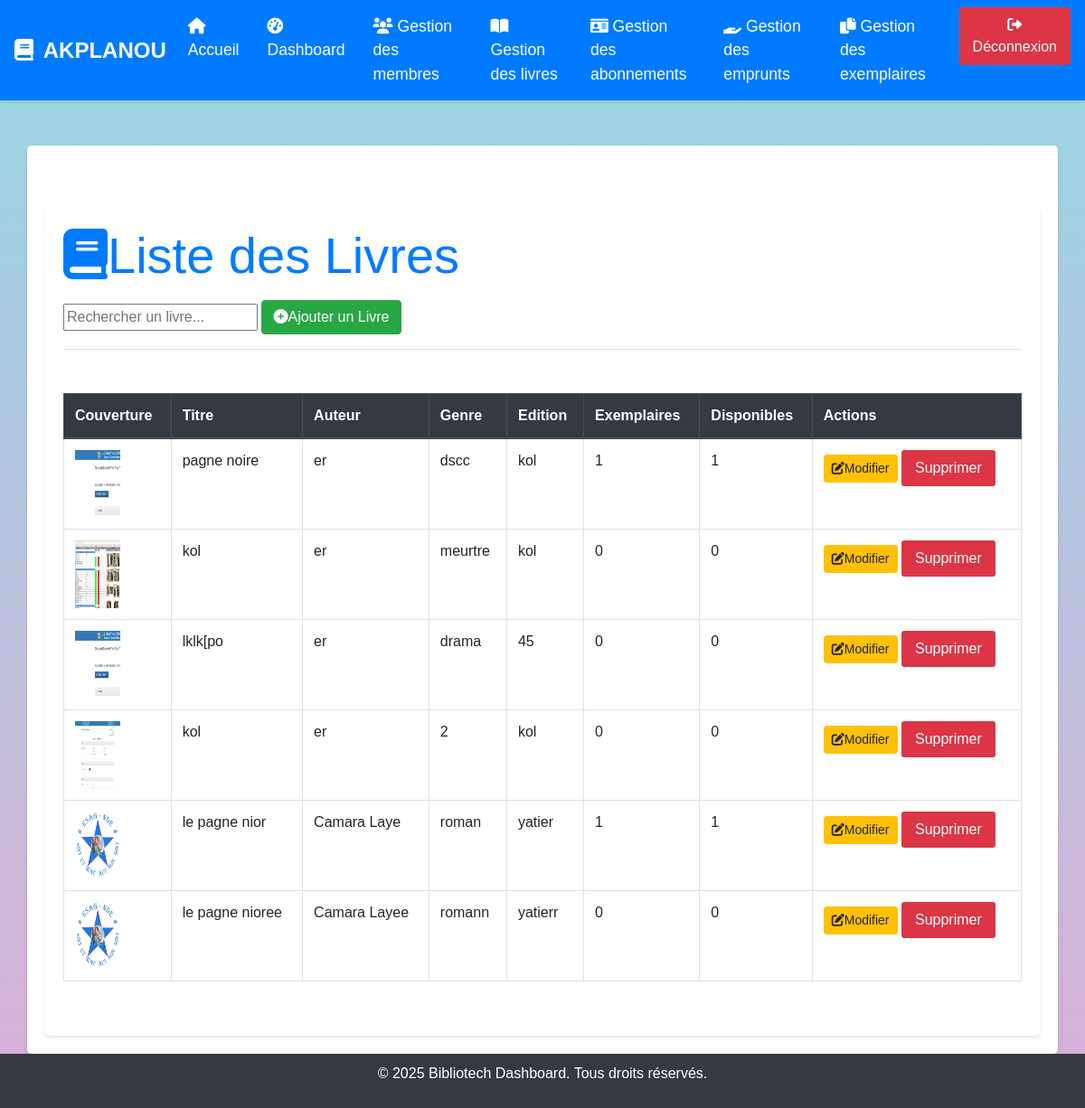
/livres/ (signed in), run on the app's committed database.
### gestion/models.py (models this page shows, shortened)
class Livre(models.Model):
    titre = models.CharField(max_length=200)
    auteur = models.CharField(max_length=100)
    isbn = models.CharField(max_length=13)
    edition = models.CharField(max_length=100)
    genre = models.CharField(max_length=50)
    couverture = models.ImageField(upload_to='couvertures/', null=True, blank=True)
    def exemplaires_disponibles(self):
        return self.exemplaire_set.filter(disponible=True).count()

### gestion/views.py (the view)
# urls.py: path('livres/', views.gestion_livres_view, name='gestion_livres'),
@login_required
def gestion_livres_view(request):
    livres = Livre.objects.all()
    return render(request, 'gestion/gestion_livres.html', {'livres': livres})

### gestion/templates/gestion/gestion_livres.html (shortened to what this page needs)
{% extends "gestion/base.html" %}
{% load static %}
{% block content %}
<div class="container mt-5">
    <div class="row mb-4">
        <div class="col-12">
            <h1 class="display-4 text-primary mb-3">
                <i class="fas fa-book me-3"></i>Liste des Livres
            </h1>
            <div class="search-bar">
                <input type="text" id="search" name="search" placeholder="Rechercher un livre..." onkeyup="filterTable()">
                <a href="{% url 'ajouter_livre' %}" class="btn btn-success">
                    <i class="fas fa-plus-circle me-2"></i>Ajouter un Livre
                </a>
            </div>
            <hr class="mb-4">
        </div>
    </div>
    <div class="table-container">
        <table id="livresTable" class="table table-bordered table-hover">
            <thead class="thead-dark">
                <tr>
                    <th>Couverture</th>
                    <th>Titre</th>
                    <th>Auteur</th>
                    <th>Genre</th>
                    <th>Edition</th>
                    <th>Exemplaires</th>
                    <th>Disponibles</th>
                    <th>Actions</th>
                </tr>
            </thead>
            <tbody>
                {% for livre in livres %}
                <tr>
                    <td>
                        {% if livre.couverture %}
                        <img src="{{ livre.couverture.url }}" alt="{{ livre.titre }}" style="width: 50px; height: 75px;">
                        {% else %}
                        <img src="{% static 'images/logo.png' %}" alt="Couverture par défaut" style="width: 50px; height: 75px;">
                        {% endif %}
                    </td>
                    <td>{{ livre.titre }}</td>
                    <td>{{ livre.auteur }}</td>
                    <td>{{ livre.genre }}</td>
                    <td>{{ livre.edition }}</td>
                    <td>{{ livre.exemplaire_set.count }}</td>
                    <td>{{ livre.exemplaires_disponibles }}</td>
                    <td>
                        <a href="{% url 'modifier_livre' livre.id %}" class="btn btn-warning btn-sm">
                            <i class="fas fa-edit me-2"></i>Modifier
                        </a>
                        <button class="btn btn-danger btn-sm" data-toggle="modal" data-target="#confirmDeleteModal{{ livre.id }}">Supprimer</button>
                    </td>
                </tr>
                {% endfor %}
            </tbody>
        </table>
    </div>
    <div class="d-flex justify-content-center mt-4">
    </div>
</div>
{% endblock %}

### gestion/templates/gestion/base.html (style rules this page uses)
body { background-color: #D9AFD9; background-image: linear-gradient(0deg, #D9AFD9 0%, #97D9E1 100%); font-family: 'Arial', sans-serif; display: flex; flex-direction: column; min-height: 100vh; margin: 0; }
.btn-danger { background-color: #dc3545; border: none; padding: 8px 15px; font-size: 1rem; color: white; }
.container { background-color: white; padding: 20px; border-radius: 5px; box-shadow: 0 2px 4px rgba(0, 0, 0, 0.1); margin-top: 50px; flex: 1; }

### data on the page
Livre: couverture (picture), titre "pagne noire", auteur "er", genre "dscc", edition "kol", exemplaire_set.count "1", exemplaires_disponibles "1"
Livre: couverture (picture), titre "kol", auteur "er", genre "meurtre", edition "kol", exemplaire_set.count "0", exemplaires_disponibles "0"
Livre: couverture (picture), titre "lklk[po", auteur "er", genre "drama", edition "45", exemplaire_set.count "0", exemplaires_disponibles "0"
Livre: couverture (picture), titre "kol", auteur "er", genre "2", edition "kol", exemplaire_set.count "0", exemplaires_disponibles "0"
Livre: titre "le pagne nior", auteur "Camara Laye", genre "roman", edition "yatier", exemplaire_set.count "1", exemplaires_disponibles "1"
Livre: titre "le pagne nioree", auteur "Camara Layee", genre "romann", edition "yatierr", exemplaire_set.count "0", exemplaires_disponibles "0"
